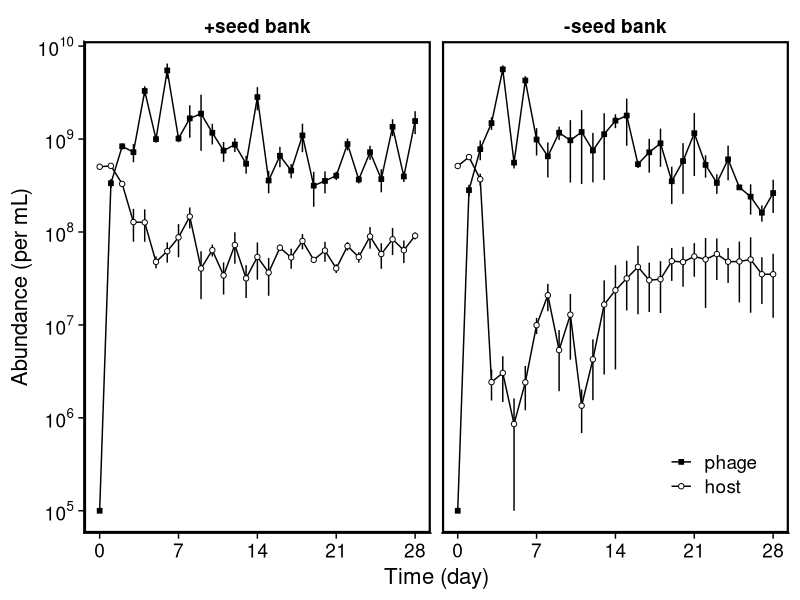
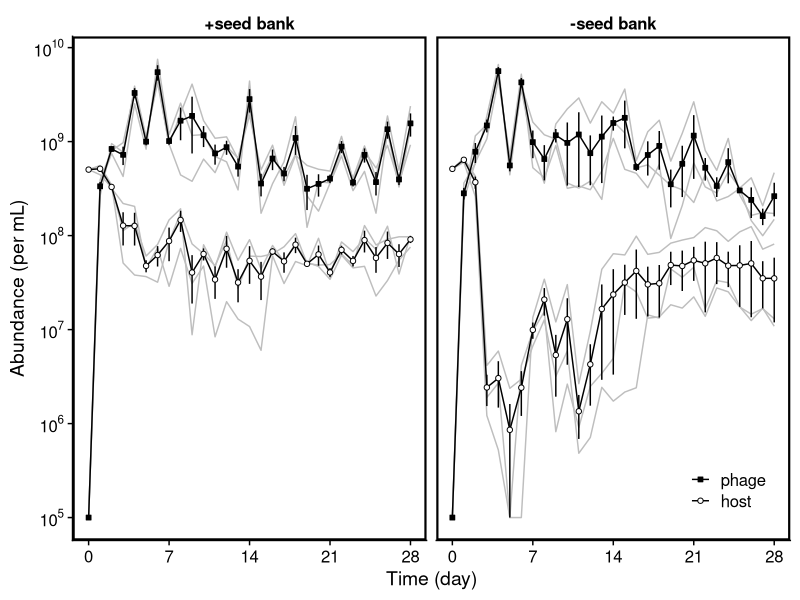
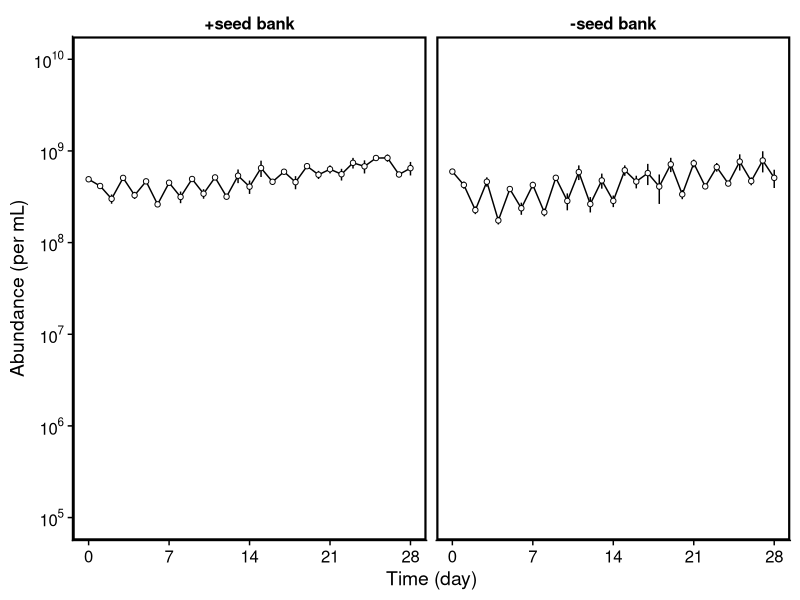
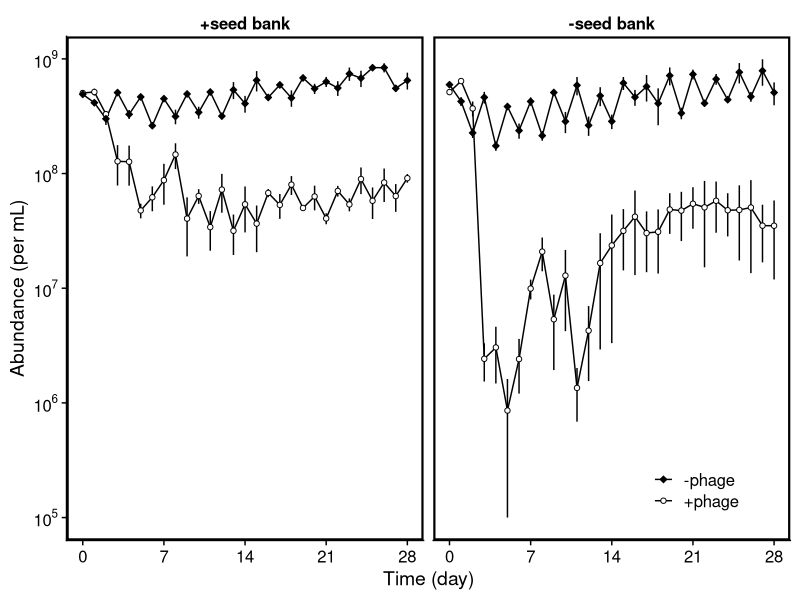
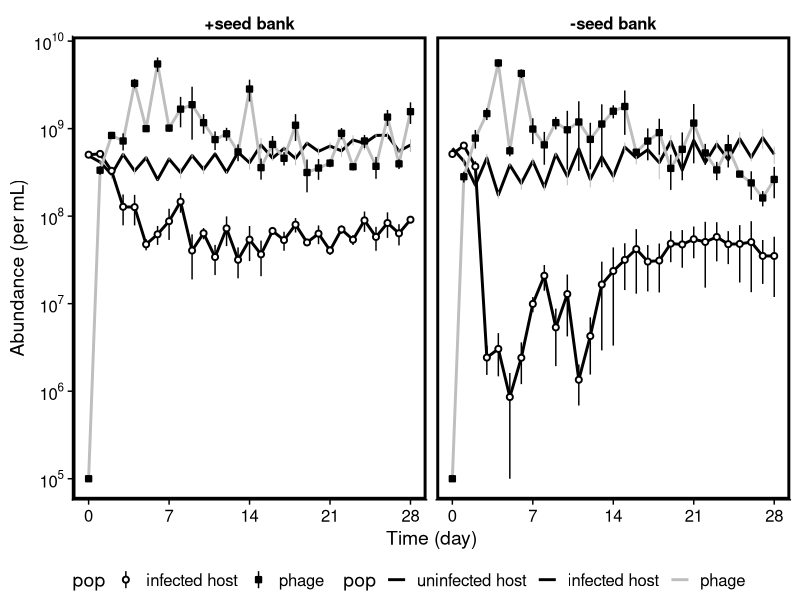
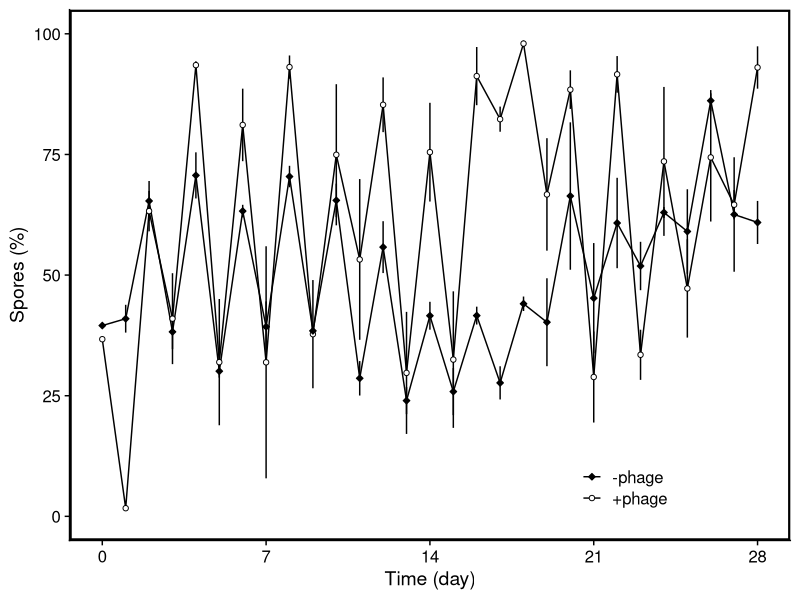
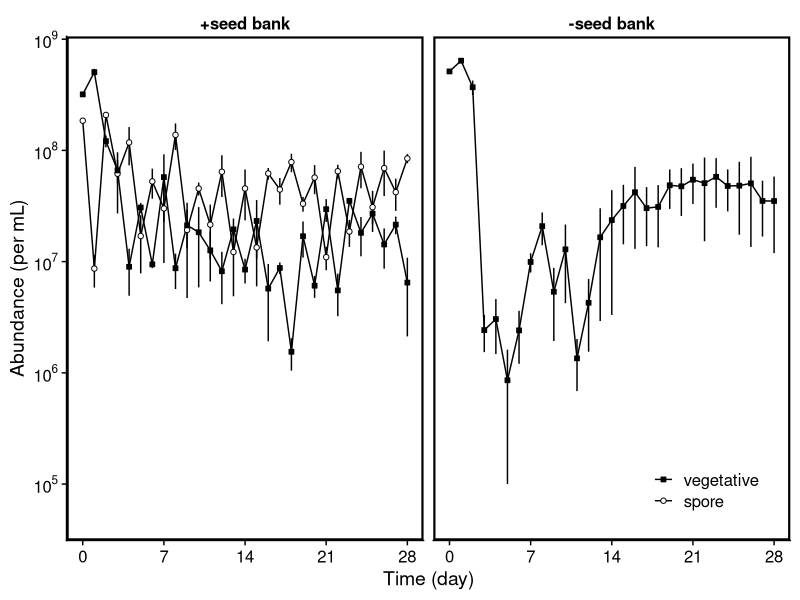
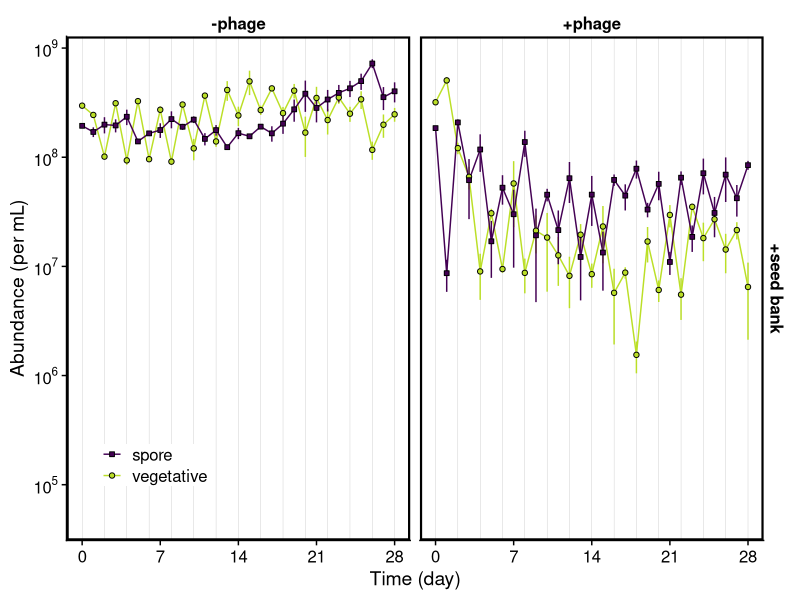

The R source for these figures, in order:
## ---- chunk 1
# library(renv)
# #install to project library the required packages
# renv::restore()
# # Initialize lock file when first setting repo
# renv::init()

library(here)
# # set root at project file ("coevolution-ts"). 
# # Done once at initial setup.
# here::set_here()

library(tidyverse)
library(cowplot)


# save the state of the project library to the lockfile (called renv.lock),
# renv::snapshot()

# https://stackoverflow.com/questions/10762287/how-can-i-format-axis-labels-with-exponents-with-ggplot2-and-scales
scientific_10 <- function(x) {
  parse(text=gsub("e", " %*% 10^", scales::scientific_format()(x)))
}

scientific_10b <- function(x) {
  parse(text=gsub("e", " %*% 10^", scales::scientific_format()(x)))
}

library(scales)
## ---- chunk 2
d <- read_csv(here("data","organized_pop_density.csv"), )

# focus on long vs n seed bank
d <- d %>% 
  filter(seed.bank != "short") %>% 
   mutate(seed.bank = 
            if_else(host=="WT", "+seed bank", "-seed bank"))

## ---- chunk 3
d%>%
  
  filter(phage == "SPO1") %>%
  select(-spore.ml, -veg.ml ) %>%
  pivot_longer(cols = c(cell.ml, phage.ml), names_to = "pop", values_to = "no.ml") %>%
  mutate (pop = if_else(pop == "cell.ml", "host", "phage")) %>%

  # summarize across replicate lines  
  group_by(seed.bank, Time, pop ) %>%
  summarise(n = n(), m = mean(no.ml), v = sd(no.ml)/sqrt(n)) %>%
  
  #ajust factor order for seed bank
   mutate(seed.bank = as_factor(seed.bank) %>% fct_rev()) %>% 
  
  #make time by day
  mutate(Time = 2 * Time) %>%

ggplot(aes(x=Time, y = m))+
  geom_line(aes(color=pop))+
  geom_linerange(aes(ymin = m-v, ymax = m+v), linewidth = 0.5)+
  geom_point(aes(shape=pop, fill= pop), size = 1.5)+
  facet_wrap(~seed.bank)+
      theme_cowplot(font_size = 16)+
      panel_border(color = "black", size = 1.5)+
  scale_y_log10(breaks = trans_breaks("log10", function(x) 10^x),
              labels = trans_format("log10", math_format(10^.x))) +
  scale_x_continuous(breaks = c(0,7,14,21,28))+
  scale_shape_manual(values = c(21,22), guide = guide_legend(reverse = TRUE))+
  scale_color_manual(values = c("black","black"), guide = guide_legend(reverse = TRUE))+
  scale_fill_manual(values = c("white", "black"), guide = guide_legend(reverse = TRUE))+
      theme(legend.position = c(.83, .12),
            legend.title = element_blank(),
            strip.background = element_blank(),
            strip.text = element_text(face = "bold"))+
  ylab("Abundance (per mL)")+
  xlab("Time (day)") -> p

  ggsave(here("plots","pop-dynamics.png"),p, 
         width = 7, height = 4, bg = "white")
p

## ---- chunk 4
d.bg <- d%>%
  
  filter(phage == "SPO1") %>%
  select(-spore.ml, -veg.ml ) %>%
  pivot_longer(cols = c(cell.ml, phage.ml), names_to = "pop", values_to = "no.ml") %>%
  mutate (pop = if_else(pop == "cell.ml", "host", "phage")) %>%

  #ajust factor order for seed bank
   mutate(seed.bank = as_factor(seed.bank) %>% fct_rev()) %>% 
  
  #make time by day
  mutate(Time = 2 * Time) 



d%>%
  
  filter(phage == "SPO1") %>%
  select(-spore.ml, -veg.ml ) %>%
  pivot_longer(cols = c(cell.ml, phage.ml), names_to = "pop", values_to = "no.ml") %>%
  mutate (pop = if_else(pop == "cell.ml", "host", "phage")) %>%

  # summarize across replicate lines  
  group_by(seed.bank, Time, pop ) %>%
  summarise(n = n(), m = mean(no.ml), v = sd(no.ml)/sqrt(n)) %>%

    #ajust factor order for seed bank
   mutate(seed.bank = as_factor(seed.bank) %>% fct_rev()) %>% 
  
  #make time by day
  mutate(Time = 2 * Time) %>%

ggplot(aes(x=Time, y = m))+
  geom_line(data = d.bg, aes(y = no.ml, group = interaction(line,pop)), color = "grey")+
  geom_line(aes(color=pop))+
  geom_linerange(aes(ymin = m-v, ymax = m+v), linewidth = 0.5)+
  geom_point(aes(shape=pop, fill= pop), size = 1.5)+
  facet_wrap(~seed.bank)+
      theme_cowplot()+
      panel_border(color = "black", size = 1.5)+
  scale_y_log10(breaks = trans_breaks("log10", function(x) 10^x),
              labels = trans_format("log10", math_format(10^.x))) +
  scale_x_continuous(breaks = c(0,7,14,21,28))+
  scale_shape_manual(values = c(21,22), guide = guide_legend(reverse = TRUE))+
  scale_color_manual(values = c("black","black"), guide = guide_legend(reverse = TRUE))+
  scale_fill_manual(values = c("white", "black"), guide = guide_legend(reverse = TRUE))+
      theme(legend.position = c(.86, .1),
            legend.title = element_blank(),
            strip.background = element_blank(),
            strip.text = element_text(face = "bold"))+
  ylab("Abundance (per mL)")+
  xlab("Time (day)") ->p
  ggsave(here("plots","pop-dynamics-bg.png"),p, 
         width = 7, height = 4, bg = "white")
p

## ---- chunk 5
d%>%
  
  filter(phage != "SPO1") %>%
  select(-spore.ml, -veg.ml ) %>%
  pivot_longer(cols = c(cell.ml, phage.ml), names_to = "pop", values_to = "no.ml") %>%
  # remove phage from non infected lines
  filter (!(phage == "no_Phage" & pop == "phage.ml")) %>%
  mutate (pop = if_else(pop == "cell.ml", "host", "phage")) %>%

  # summarize across replicate lines  
  group_by(seed.bank, Time, pop ) %>%
  summarise(n = n(), m = mean(no.ml), v = sd(no.ml)/sqrt(n)) %>%
  
  #ajust factor order for seed bank
   mutate(seed.bank = as_factor(seed.bank) %>% fct_rev()) %>% 
  
  #make time by day
  mutate(Time = 2 * Time) %>%

ggplot(aes(x=Time, y = m))+
  geom_line(aes(color=pop))+
  geom_linerange(aes(ymin = m-v, ymax = m+v), size = 0.5)+
  geom_point(aes(shape=pop, fill= pop), size = 1.5)+
  facet_wrap(~seed.bank)+
      theme_cowplot()+
      panel_border(color = "black", size = 1.5)+
  scale_y_log10(breaks = trans_breaks("log10", function(x) 10^x),
              labels = trans_format("log10", math_format(10^.x)),
              limits = c(1e5,1e10)) +
  scale_x_continuous(breaks = c(0,7,14,21,28))+
  scale_shape_manual(values = c(21,22), guide = guide_legend(reverse = TRUE))+
  scale_color_manual(values = c("black","black"), guide = guide_legend(reverse = TRUE))+
  scale_fill_manual(values = c("white", "black"), guide = guide_legend(reverse = TRUE))+
      theme(legend.position = "none",
            legend.title = element_blank(),
            strip.background = element_blank(),
            strip.text = element_text(face = "bold"))+
  ylab("Abundance (per mL)")+
  xlab("Time (day)") -> p
  ggsave(here("plots","pop-dynamics-uninfected.png"),p,
         width = 7, height = 4, bg = "white")
  
  p

## ---- chunk 6
d%>%
  
  select(-spore.ml, -veg.ml, -phage.ml ) %>%
  mutate (pop = if_else(phage == "SPO1", "+phage","-phage")) %>%

  # summarize across replicate lines  
  group_by(seed.bank, Time, pop ) %>%
  summarise(n = n(), m = mean(cell.ml), v = sd(cell.ml)/sqrt(n)) %>%
  
  #ajust factor order for seed bank
   mutate(seed.bank = as_factor(seed.bank) %>% fct_rev()) %>% 
  
  #make time by day
  mutate(Time = 2 * Time) %>%

ggplot(aes(x=Time, y = m))+
  geom_line(aes(color=pop))+
  geom_linerange(aes(ymin = m-v, ymax = m+v), size = 0.5)+
  geom_point(aes(shape=pop, fill= pop), size = 1.5)+
  facet_wrap(~seed.bank)+
      theme_cowplot()+
      panel_border(color = "black", size = 1.5)+
  scale_y_log10(breaks = trans_breaks("log10", function(x) 10^x),
              labels = trans_format("log10", math_format(10^.x))) +
  scale_x_continuous(breaks = c(0,7,14,21,28))+
  scale_shape_manual(values = c(23,21))+
  scale_color_manual(values = c("black","black"))+
  scale_fill_manual(values = c("black", "white"))+
      theme(legend.position = c(.81, .1),
            legend.title = element_blank(),
            strip.background = element_blank(),
            strip.text = element_text(face = "bold"))+
  ylab("Abundance (per mL)")+
  xlab("Time (day)") -> p
  ggsave(here("plots","pop-dynamics-hosts.png"),p, 
         width = 7, height = 4, bg = "white")
  
  p


## ---- chunk 7
d1 <- d%>%
  
  select(-spore.ml, -veg.ml ) %>%
  pivot_longer(cols = c(cell.ml, phage.ml), names_to = "pop", values_to = "no.ml") %>%
  # remove phage from non infected lines
  filter (!(phage == "no_Phage" & pop == "phage.ml")) %>%
  
  # separate infected and non infected host 
  # mutate (pop = if_else(pop == "cell.ml", "host", "phage")) %>%
  mutate (pop = case_when(pop == "phage.ml" ~ "phage",
                          phage ==  "SPO1" ~ "infected host",
                          phage ==  "no_Phage" ~ "uninfected host")) %>%

  # summarize across replicate lines  
  group_by(seed.bank, Time, pop ) %>%
  summarise(n = n(), m = mean(no.ml), v = sd(no.ml)/sqrt(n)) %>%
  
  #ajust factor order for seed bank
   mutate(seed.bank = as_factor(seed.bank) %>% fct_rev()) %>% 
  
   #ajust factor order for populations
  mutate(pop=as.factor(pop))%>%
  mutate(pop = fct_relevel(pop, "uninfected host","infected host","phage")) %>%
  
  #make time by day
  mutate(Time = 2 * Time)

d.inf <- d1 %>%
  filter (pop != "uninfected host")

d.nophage <- d1 %>%
    filter (pop == "uninfected host")

d.inf %>%
ggplot(aes(x=Time, y = m))+
  geom_line(data = d.nophage, aes(color=pop, color= pop), size=1)+
  geom_linerange(data = d.nophage, aes(ymin = m-v, ymax = m+v), color = "grey", size = 0.35)+
  
  geom_line(aes(color=pop), size=1)+
  geom_pointrange(aes(ymin = m-v, ymax = m+v,
                      shape=pop, fill= pop), size = 0.35)+
  facet_wrap(~seed.bank)+
      theme_cowplot()+
      panel_border(color = "black", size = 2)+
  scale_y_log10(breaks = trans_breaks("log10", function(x) 10^x),
              labels = trans_format("log10", math_format(10^.x))) +
  scale_x_continuous(breaks = c(0,7,14,21,28))+
  scale_shape_manual(values = c(21,22))+
  scale_color_manual(values = c("black", "black","grey"))+
  scale_fill_manual(values = c("white", "black"))+
      theme(legend.position = "bottom",
            text=element_text(size=14),
            strip.background = element_blank(),
            strip.text = element_text(face = "bold"))+
  ylab("Abundance (per mL)")+
  xlab("Time (day)")


## ---- chunk 8
d%>%
  filter(host == "WT") %>%
  mutate(perc.spore = spore.ml * 100 /cell.ml)%>%
  select(-spore.ml, -veg.ml, -phage.ml, -cell.ml ) %>%
  mutate (pop = if_else(phage == "SPO1", "+phage","-phage")) %>%

  # summarize across replicate lines  
  group_by(seed.bank, Time, pop ) %>%
  summarise(n = n(), m = mean(perc.spore), v = sd(perc.spore)/sqrt(n)) %>%
  
  #ajust factor order for seed bank
   mutate(seed.bank = as_factor(seed.bank) %>% fct_rev()) %>% 
  
  #make time by day
  mutate(Time = 2 * Time) %>%
    # filter(Time %% 2 ==0) %>%

ggplot(aes(x=Time, y = m))+
  geom_line(aes(color=pop))+
  geom_linerange(aes(ymin = m-v, ymax = m+v), size = 0.5)+
  geom_point(aes(shape=pop, fill= pop), size = 1.5)+
  # facet_wrap(~seed.bank)+
      theme_cowplot()+
      panel_border(color = "black", size = 1.5)+
  # scale_y_log10(breaks = trans_breaks("log10", function(x) 10^x),
              # labels = trans_format("log10", math_format(10^.x))) +
  scale_x_continuous(breaks = c(0,7,14,21,28))+
  scale_shape_manual(values = c(23,21))+
  scale_color_manual(values = c("black","black"))+
  scale_fill_manual(values = c("black", "white"))+
      theme(legend.position = c(.71, .1),
            legend.title = element_blank(),
            strip.background = element_blank(),
            strip.text = element_text(face = "bold"))+
  ylab("Spores (%)")+
  xlab("Time (day)")+
  ylim(0,100) -> p
  ggsave(here("plots","pop-dynamics-spores.png"), p,
         width = 5, height = 4, bg = "white")
  
  p


## ---- chunk 9
d%>%
  
  filter(phage == "SPO1") %>%
  select( -phage.ml , -cell.ml) %>%
  pivot_longer(cols = c(spore.ml, veg.ml), names_to = "pop", values_to = "no.ml") %>%
  mutate (pop = if_else(pop == "spore.ml", "spore", "vegetative")) %>%

  # summarize across replicate lines  
  group_by(seed.bank, phage, Time, pop ) %>%
  summarise(n = n(), m = mean(no.ml), v = sd(no.ml)/sqrt(n)) %>%
  
  #ajust factor order for seed bank
   mutate(seed.bank = as_factor(seed.bank) %>% fct_rev()) %>% 
  
  #make time by day
  mutate(Time = 2 * Time) %>%
   # filter(Time %% 2 ==0) %>%

ggplot(aes(x=Time, y = m))+
  geom_line(aes(color=pop))+
  geom_linerange(aes(ymin = m-v, ymax = m+v), size = 0.5)+
  geom_point(aes(shape=pop, fill= pop), size = 1.5)+
  facet_wrap(~ seed.bank )+
      theme_cowplot()+
      panel_border(color = "black", size = 1.5)+
  scale_y_log10(
              labels = trans_format("log10", math_format(10^.x))) +
  scale_x_continuous(breaks = c(0,7,14,21,28))+
  scale_shape_manual(values = c(21,22), guide = guide_legend(reverse = TRUE))+
  scale_color_manual(values = c("black","black"), guide = guide_legend(reverse = TRUE))+
  scale_fill_manual(values = c("white", "black"), guide = guide_legend(reverse = TRUE))+
      theme(legend.position = c(.81, .1),
            legend.title = element_blank(),
            strip.background = element_blank(),
            strip.text = element_text(face = "bold"))+
  ylab("Abundance (per mL)")+
  xlab("Time (day)")+
  coord_cartesian(ylim = c(5e4, NA)) -> p
  ggsave(here("plots","pop-dynamics-spore.png"),p,
         width = 7, height = 4, bg = "white")

  p

## ---- chunk 10
dd <- d%>%
  
  filter(seed.bank == "+seed bank") %>%
  select( -phage.ml ) %>%
  pivot_longer(cols = c(spore.ml, veg.ml,cell.ml), names_to = "pop", values_to = "no.ml") %>%
  mutate (pop = case_when(pop == "spore.ml" ~ "spore",
                          pop == "veg.ml"~ "vegetative",
                          pop == "cell.ml" ~ "total") %>% 
            fct_relevel(c("vegetative","spore","total"))) %>%

  # summarize across replicate lines  
  group_by(seed.bank, phage, Time, pop ) %>%
  summarise(n = n(), m = mean(no.ml), v = sd(no.ml)/sqrt(n)) %>%
  
  #ajust factor order for seed bank
   mutate(seed.bank = as_factor(seed.bank) %>% fct_rev()) %>% 
  
  #make time by day
  mutate(Time = 2 * Time) %>% 
   # filter(Time %% 2 ==0) %>%

   mutate(phage = 
            if_else(phage=="SPO1", "+phage", "-phage")
          ) 

dd %>% 
  filter(pop != "total") %>% 
ggplot(aes(x=Time, y = m))+
   geom_vline(xintercept = seq(0,28,2), color = "grey70", size = 0.1)+
  geom_line(aes(color=pop))+
  geom_linerange(aes(ymin = m-v, ymax = m+v, color = pop), size = 0.5,
                 show.legend = F)+
  geom_point(aes(shape=pop, fill= pop), size = 1.5)+
  facet_grid(seed.bank ~ phage )+
      theme_cowplot()+
      panel_border(color = "black", size = 1.5)+
  scale_y_log10(
              labels = trans_format("log10", math_format(10^.x))) +
  scale_x_continuous(breaks = c(0,7,14,21,28))+
  scale_shape_manual(values = c(21,22,24),guide = guide_legend(reverse = TRUE))+
  # scale_color_manual(values = c("black","black", "red"), guide = guide_legend(reverse = TRUE))+
  # scale_fill_manual(values = c("white", "black", "red"), guide = guide_legend(reverse = TRUE))+
  scale_color_viridis_d(end = 0.9,direction = -1,guide = guide_legend(reverse = TRUE))+
  scale_fill_viridis_d(end = 0.9,direction = -1,guide = guide_legend(reverse = TRUE))+
      theme(legend.position = c(.05, .15),
            legend.title = element_blank(),
            legend.background = element_rect(fill = "white"),
            strip.background = element_blank(),
            strip.text = element_text(face = "bold"))+
  ylab("Abundance (per mL)")+
  xlab("Time (day)")+
  coord_cartesian(ylim = c(5e4, NA)) -> p
  ggsave(here("plots","pop-dynamics-spore-ALL.png"),p,
         width = 7, height = 4, bg = "white")

  p

